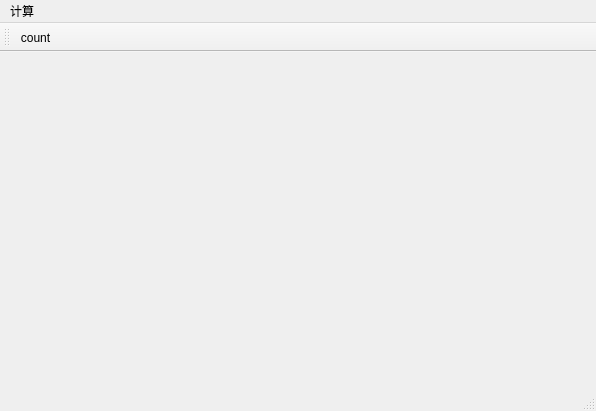
<?xml version="1.0" encoding="UTF-8"?>
<ui version="4.0">
 <class>MainWindow</class>
 <widget class="QMainWindow" name="MainWindow">
  <property name="geometry">
   <rect>
    <x>0</x>
    <y>0</y>
    <width>596</width>
    <height>411</height>
   </rect>
  </property>
  <property name="windowTitle">
   <string>MainWindow</string>
  </property>
  <widget class="QWidget" name="centralwidget"/>
  <widget class="QMenuBar" name="menubar">
   <property name="geometry">
    <rect>
     <x>0</x>
     <y>0</y>
     <width>596</width>
     <height>22</height>
    </rect>
   </property>
   <widget class="QMenu" name="menu">
    <property name="title">
     <string>计算</string>
    </property>
    <addaction name="actioncount1"/>
    <addaction name="actioncount2"/>
    <addaction name="actioncount3"/>
   </widget>
   <addaction name="menu"/>
  </widget>
  <widget class="QStatusBar" name="statusbar"/>
  <widget class="QToolBar" name="toolBar">
   <property name="windowTitle">
    <string>toolBar</string>
   </property>
   <attribute name="toolBarArea">
    <enum>TopToolBarArea</enum>
   </attribute>
   <attribute name="toolBarBreak">
    <bool>false</bool>
   </attribute>
   <addaction name="actioncount"/>
  </widget>
  <action name="actioncount1">
   <property name="checkable">
    <bool>true</bool>
   </property>
   <property name="text">
    <string>count1</string>
   </property>
  </action>
  <action name="actioncount2">
   <property name="checkable">
    <bool>true</bool>
   </property>
   <property name="text">
    <string>count2</string>
   </property>
  </action>
  <action name="actioncount3">
   <property name="checkable">
    <bool>true</bool>
   </property>
   <property name="text">
    <string>count3</string>
   </property>
  </action>
  <action name="actioncount">
   <property name="text">
    <string>count</string>
   </property>
  </action>
 </widget>
 <resources/>
 <connections/>
</ui>
